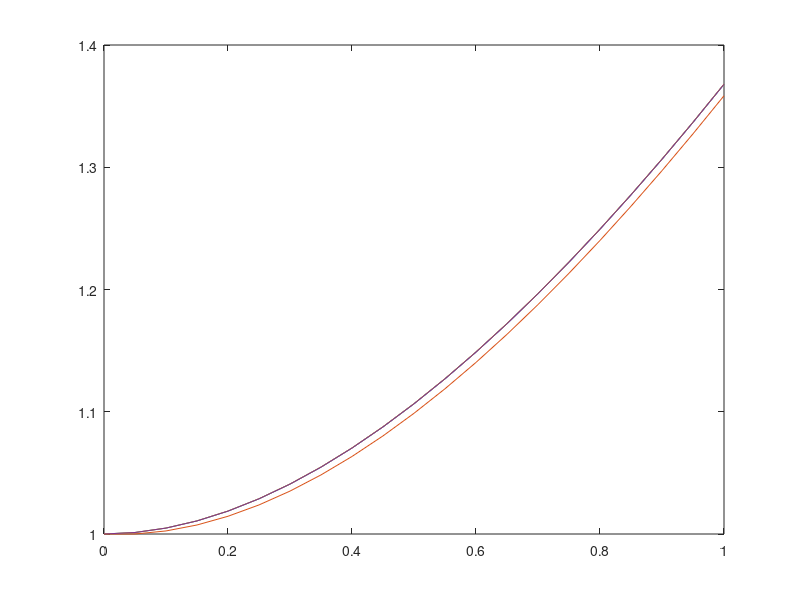

MATLAB code to generate this figure:
%%%%%%%%%%%%%%%%%%%%%%%%%%%%%%%%%%%%%%%%%%%%%%%%%%%%%%%%%%%%%%%%%%%%%%%
% NAME: Josh Derrow
% JMU-EID: derrowjb
% DATE: April 29, 2025
% 
% PROGRAM: taylor.m
% PURPOSE: Implement various Taylor methods for an ODE.
%
% VARIABLES: 
%    
%
% JMU PLEDGE
%%%%%%%%%%%%%%%%%%%%%%%%%%%%%%%%%%%%%%%%%%%%%%%%%%%%%%%%%%%%%%%%%%%%%%%

% Initialize step sizes, etc.
n = 20;
t = linspace(0, 1, n + 1);
h = (1 - 0) / n;
true = t + exp(-t);
w1 = zeros(1, n + 1);
w1(1) = 1;
w2 = zeros(1, n + 1);
w2(1) = 1;
w4 = zeros(1, n + 1);
w4(1) = 1;

for i = 1:n
    w1(i + 1) = w1(i) + h * (-w1(i) + t(i) + 1);
    w2(i + 1) = w2(i) + h * (-w2(i) + t(i) + 1) + ((h^2) / 2) * (w2(i) - t(i));
    w4(i + 1) = w4(i) + h * (-w4(i) + t(i) + 1) + ((h^2) / 2) * (w4(i) - t(i)) + ((h^3) / 6) * (-w4(i) + t(i)) + ((h^4) / 24) * (w4(i) - t(i));
end

disp(abs(true(n + 1) - w1(n + 1)));
disp(abs(true(n + 1) - w2(n + 1)));
disp(abs(true(n + 1) - w4(n + 1)));
plot(t, true, t, w1, t, w2, t, w4);